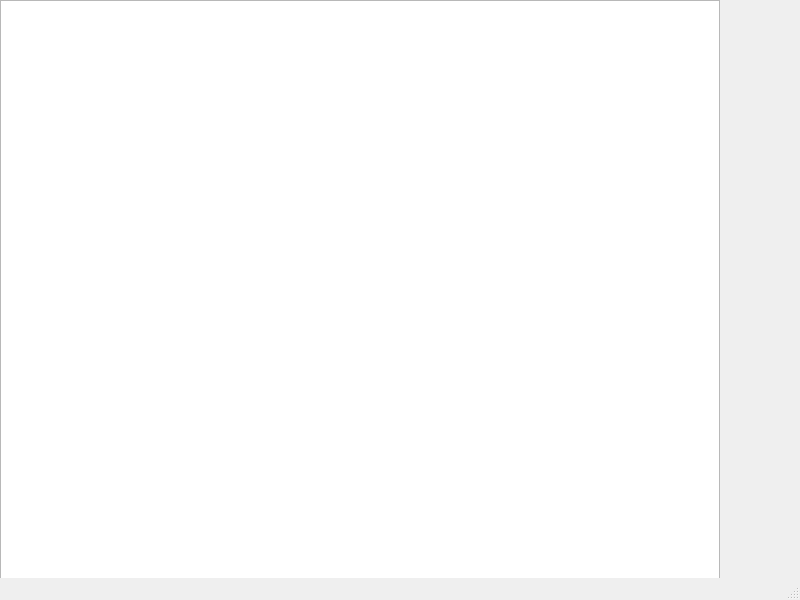
<?xml version="1.0" encoding="UTF-8"?>
<ui version="4.0">
 <class>MainWindow</class>
 <widget class="QMainWindow" name="MainWindow">
  <property name="geometry">
   <rect>
    <x>0</x>
    <y>0</y>
    <width>800</width>
    <height>600</height>
   </rect>
  </property>
  <property name="windowTitle">
   <string>MainWindow</string>
  </property>
  <widget class="QWidget" name="centralwidget">
   <widget class="QGraphicsView" name="myGraphicsView">
    <property name="geometry">
     <rect>
      <x>0</x>
      <y>0</y>
      <width>720</width>
      <height>720</height>
     </rect>
    </property>
   </widget>
  </widget>
  <widget class="QMenuBar" name="menubar">
   <property name="geometry">
    <rect>
     <x>0</x>
     <y>0</y>
     <width>800</width>
     <height>19</height>
    </rect>
   </property>
  </widget>
  <widget class="QStatusBar" name="statusbar"/>
 </widget>
 <resources/>
 <connections/>
</ui>
